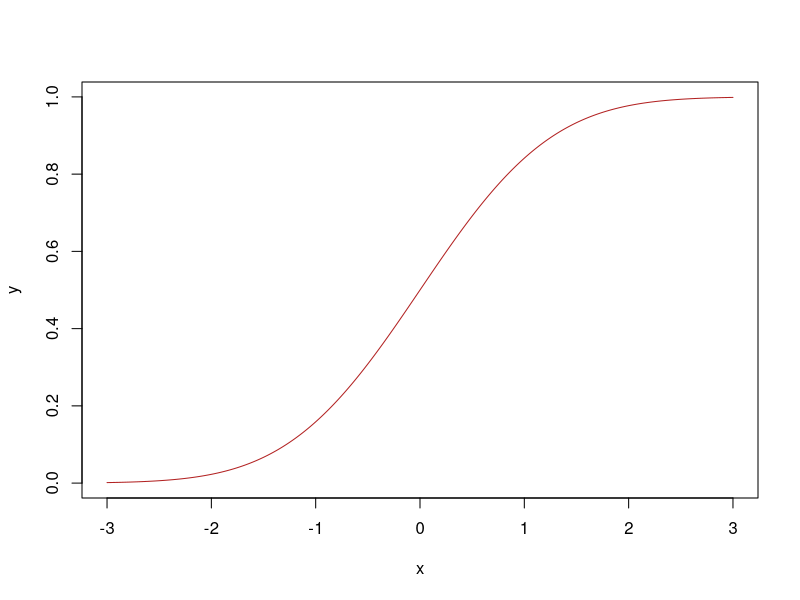

R code for this plot:
#' ---
#' title: "This new Script was not initially created with Markdown"
#' output: github_document
#' ---
#' This comment should show up in the text. And it is still, 
#' just a comment. Nothing fancy going on.
#' The same applies to this text over here.
 
x <- seq(-3, 3, by = .01)
y <- pnorm(x)
plot(x, y, type = 'l', col = 'firebrick')

#' And finally, this comment should be visible as well.